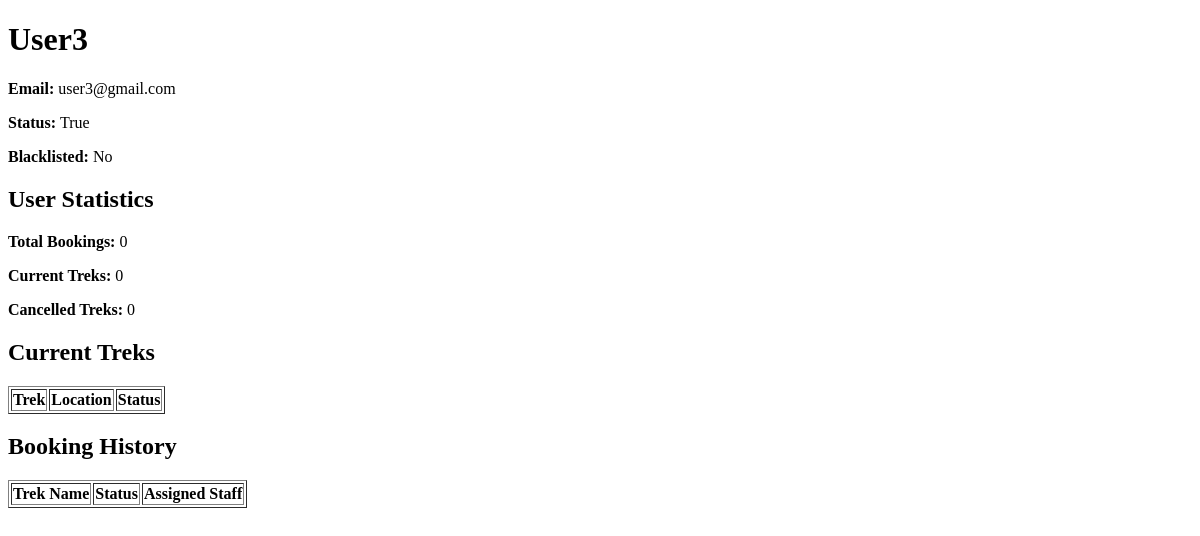
The app's page /user_details/7 (signed in), older data.
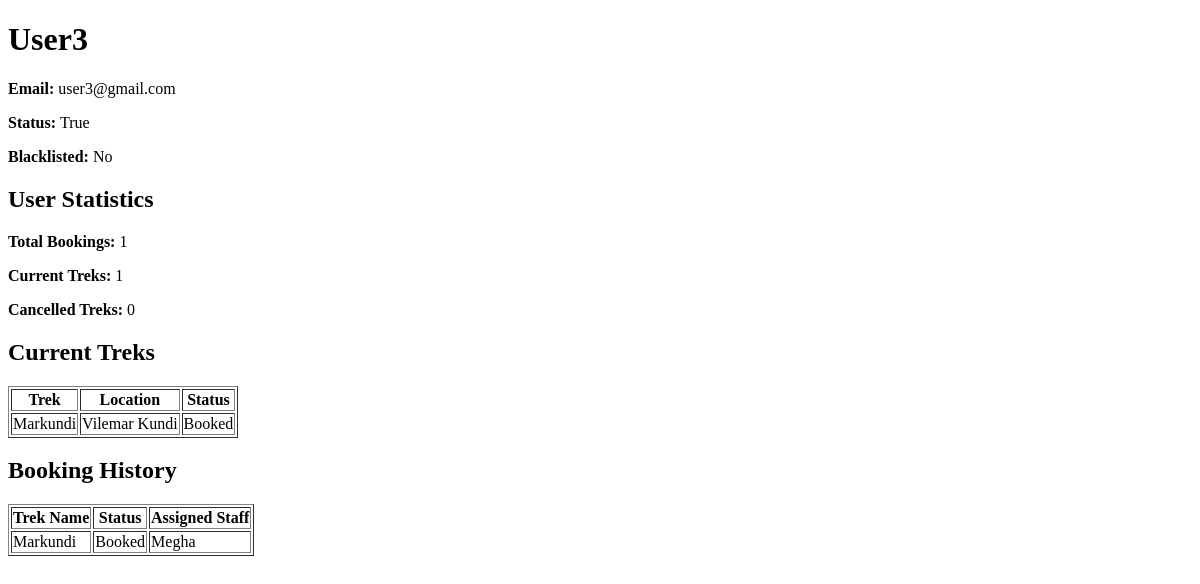
The same page, newer data.
### models.py (models this page shows)
class Trek(db.Model):
    id = db.Column(db.Integer, primary_key=True)
    name = db.Column(db.String(100))
    location = db.Column(db.String(100))
    assigned_staff_id=staff_id=db.Column(db.Integer, db.ForeignKey('user.id'))
    available_slots=db.Column(db.Integer)
    difficulty = db.Column(db.String(50))
    duration = db.Column(db.Integer)
    status = db.Column(db.String(20),default='Open')
    start_date=db.Column(db.Date)
    end_date=db.Column(db.Date)
    image=db.Column(db.String(500))
    trek_details=db.Column(db.String(500))
    bookings = db.relationship(
        'Booking',
        backref='trek',
        lazy=True
    )
    assigned_staff_id = db.Column(
        db.Integer,
        db.ForeignKey('user.id'),
        nullable=True
    )

class Booking(db.Model):
    Booking_ID = db.Column(db.Integer, primary_key=True)
    User_ID=db.Column(db.Integer, db.ForeignKey('user.id'))
    Trek_ID=db.Column(db.Integer, db.ForeignKey('trek.id'))
    Booking_Date=db.Column(db.Date)
    Status=db.Column(db.String(100))

class User(db.Model):
    id = db.Column(db.Integer, primary_key=True)
    name = db.Column(db.String(100) , nullable=False)
    email = db.Column(db.String(100), unique=True ,nullable=False)
    password = db.Column(db.String(100) ,nullable=False)
    role = db.Column(db.String(20))
    approved = db.Column(db.Boolean, default=False)
    blacklisted = db.Column(db.Boolean, default=False)
    bookings = db.relationship(
        'Booking',
        backref='user',
        lazy=True
    )

### app.py (the view)
@app.route('/user_details/<int:user_id>')
def user_details(user_id):
    if 'user_id' not in session:
        return redirect('/login')
    if session['role'] != 'admin':
        return "Access Denied"
    user = User.query.get(user_id)
    if not user:
        return "User Not Found"
    bookings = Booking.query.filter_by(User_ID=user.id).all()
    booking_data = []
    current_bookings = []
    for booking in bookings:
        trek = Trek.query.get(booking.Trek_ID)
        assigned_staff = None
        if trek and trek.assigned_staff_id:
            assigned_staff = User.query.get(
                trek.assigned_staff_id
            )
        booking_data.append({
        'booking': booking,
        'trek': trek,
        'staff': assigned_staff
    })
        if booking.Status == 'Booked':
            current_bookings.append({
                'booking': booking,
                'trek': trek
            })
    total_bookings = len(bookings)
    cancelled_treks = Booking.query.filter_by(User_ID=user.id,Status='Cancelled').count()
    current_treks = Booking.query.filter_by(User_ID=user.id,Status='Booked').count()
    return render_template(
        'user_details.html',
        user=user,
        booking_data=booking_data,
        current_bookings=current_bookings,
        total_bookings=total_bookings,
        current_treks=current_treks,
        cancelled_treks=cancelled_treks,
    )

### templates/user_details.html (shortened to what this page needs)
<!DOCTYPE html>
<html lang="en">
<head>
</head>
<body>
<h1>{{ user.name }}</h1>
<p><b>Email: </b>{{ user.email }}</p>
<p><b>Status: </b>{{ user.approved }}</p>
<p><b>Blacklisted: </b>
{% if user.blacklisted %}
    Yes
{% else %}
    No
{% endif %}
</p>
<h2>User Statistics</h2>
<p><b>Total Bookings:</b> {{ total_bookings }}</p>
<p><b>Current Treks:</b> {{ current_treks }}</p>
<p><b>Cancelled Treks:</b> {{ cancelled_treks }}</p>
<h2>Current Treks</h2>
<table border="1">
<tr>
    <th>Trek</th>
    <th>Location</th>
    <th>Status</th>
</tr>
{% for item in current_bookings %}
<tr>
    <td>{{ item.trek.name }}</td>
    <td>{{ item.trek.location }}</td>
    <td>{{ item.booking.Status }}</td>
</tr>
{% endfor %}
</table>
<h2>Booking History</h2>
<table border="1">
<tr>
    <th>Trek Name</th>
    <th>Status</th>
    <th>Assigned Staff</th>
</tr>
{% for item in booking_data %}
<tr>
    <td>{{ item.trek.name }}</td>
    <td>{{ item.booking.Status }}</td>
    <td>
        {% if item.staff %}
            {{ item.staff.name }}
        {% else %}
            Not Assigned
        {% endif %}
    </td>
</tr>
{% endfor %}
</table>
</body>
</html>

Row changes from the older to the newer data that the page shows:
now on this page (row edited): Trek: trek.name "Markundi", trek.location "Vilemar Kundi", trek.name "Markundi"
added Booking: booking.Status "Booked", booking.Status "Booked"
now on this page (row unchanged): User: staff.name "Megha"
Text that changed along with them:
{{ total_bookings }}: "0" → "1"
{{ current_treks }}: "0" → "1"
